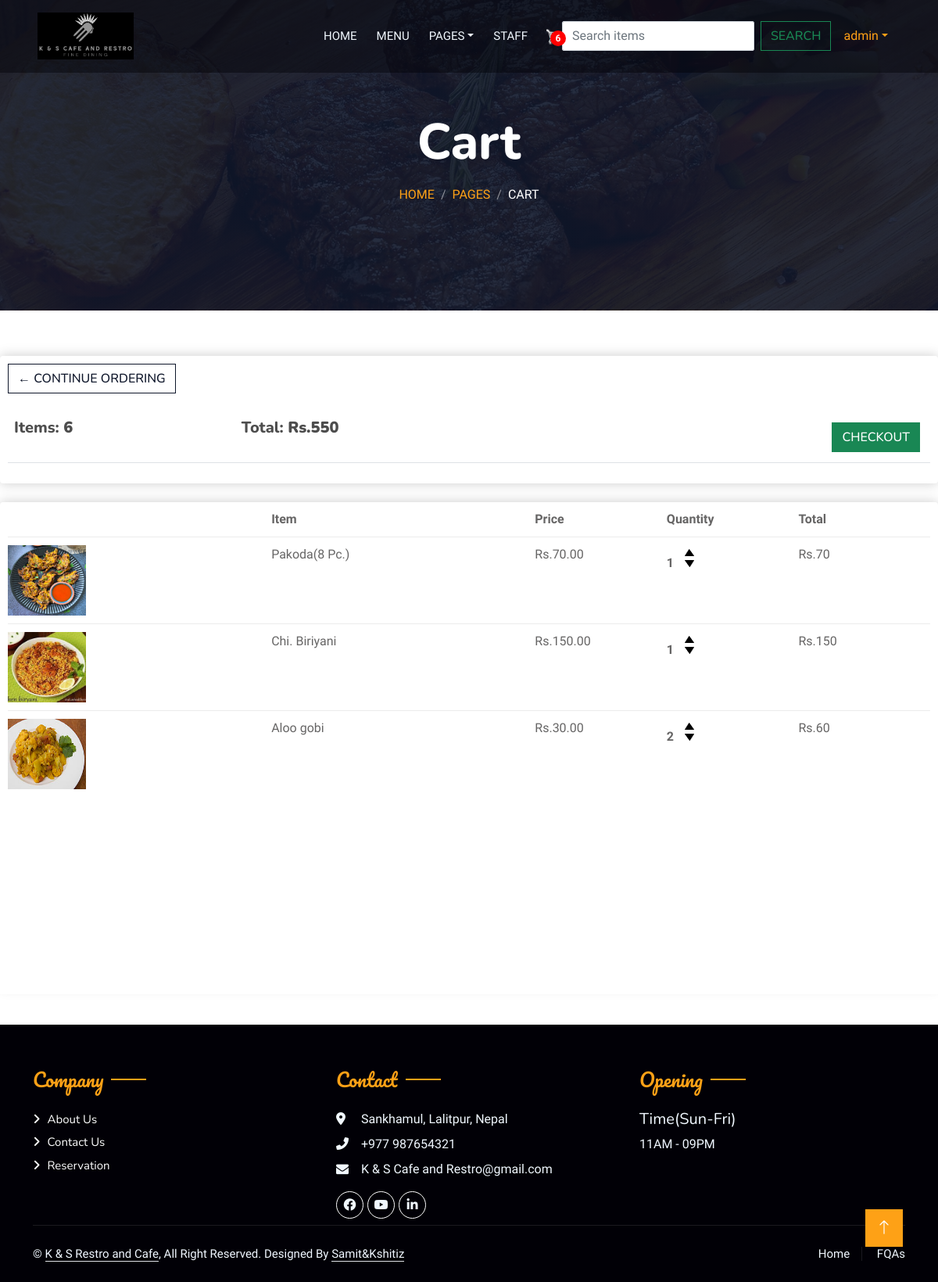
The app's page /cart/ (signed in), older data.
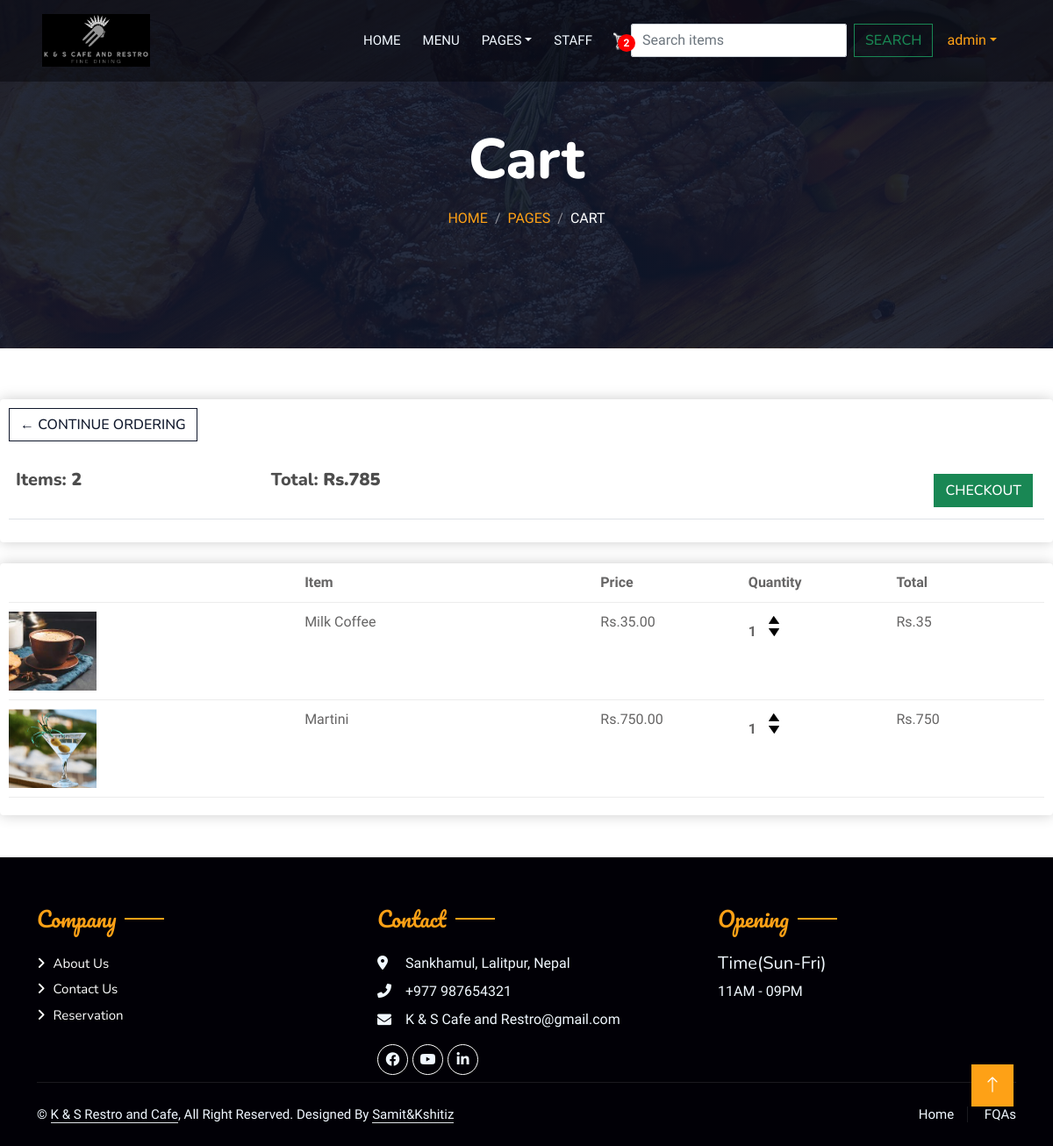
The same page, newer data.
### home/models.py (models this page shows, shortened)
class Order(models.Model):
    customer = models.ForeignKey(Customer, on_delete=models.SET_NULL, null=True, blank=True)
    date_ordered = models.DateTimeField(auto_now_add=True)
    complete = models.BooleanField(default=False)
    transaction_id = models.CharField(max_length=100, null=True)
    @property
    def get_cart_total(self):
        order_items = self.orderitem_set.all()
        total = sum(item.get_total for item in order_items)
        return total
    @property
    def get_cart_items(self):
        order_items = self.orderitem_set.all()
        total = sum(item.quantity for item in order_items)
        return total

class OrderItem(models.Model):
    user = models.OneToOneField(User, null=True, blank=True, on_delete=models.CASCADE)
    product = models.ForeignKey(Items, on_delete=models.SET_NULL, blank=True, null=True)
    order = models.ForeignKey(Order, on_delete=models.SET_NULL, null=True, blank=True)
    quantity = models.IntegerField(default=0, null=True, blank=True)
    date_added = models.DateTimeField(auto_now_add=True)
    @property
    def get_total(self):
        return self.quantity * self.product.price

class Items(models.Model):
    CATEGORY_CHOICES = [
        ('Food', 'Food'),
        ('Drinks', 'Drinks'),
    ]
    name = models.CharField(max_length=20)
    price = models.IntegerField()
    image = models.ImageField(null=True, blank=True, upload_to="images/")
    digital = models.BooleanField(default=False)
    date_added = models.DateTimeField(auto_now_add=True, null=True)
    category = models.CharField(max_length=10, choices=CATEGORY_CHOICES, default='Food')  # New field

### home/views.py (the view)
# urls.py: path("cart/", cart, name="cart"),
@login_required(login_url='login')
def cart(request):
    if request.user.is_authenticated:
        try:
            customer = request.user.customer
        except ObjectDoesNotExist:
            messages.error(request, "Customer account not found. Please contact support or register.")
            return redirect('index')
        order, created = Order.objects.get_or_create(customer=customer, complete=False)
        items = order.orderitem_set.all()
        cart_items = order.get_cart_items
    else:
        items, order, cart_items = get_cart_items_from_cookie(request)
    context = {"items": items, "order": order, "cart_items": cart_items}
    return render(request, 'cart.html', context)

### templates/cart.html (shortened to what this page needs)
{% extends 'base.html' %} {% load static %} {% block myblock %}
<div class="container-xxl py-5 bg-dark hero-header mb-5">
  <div class="container text-center my-5 pt-5 pb-4">
    <h1 class="display-3 text-white mb-3 animated slideInDown">Cart</h1>
    <nav aria-label="breadcrumb">
      <ol class="breadcrumb justify-content-center text-uppercase">
        <li class="breadcrumb-item"><a href="#">Home</a></li>
        <li class="breadcrumb-item"><a href="#">Pages</a></li>
        <li class="breadcrumb-item text-white active" aria-current="page">
          Cart
        </li>
      </ol>
    </nav>
  </div>
</div>
<div class="row">
  <div class="col-lg-12">
    <div class="box-element">
      <a class="btn btn-outline-dark" href="{% url 'menu' %}"
        >&#x2190; Continue Ordering</a
      ><br /><br />
      <table class="table">
        <tr>
          <th>
            <h5>Items: <strong>{{ order.get_cart_items }}</strong></h5>
          </th>
          <th>
            <h5>Total: <strong>Rs.{{ order.get_cart_total }}</strong></h5>
          </th>
          <th>
            <a
              class="btn btn-success"
              style="float: right; margin: 5px"
              href="{% url 'checkout' %}"
            >
              Checkout
            </a>
          </th>
        </tr>
      </table>
    </div>
    <br />
    <div class="box-element">
      <div class="cart-row">
        <div style="flex: 2"></div>
        <div style="flex: 2"><strong>Item</strong></div>
        <div style="flex: 1"><strong>Price</strong></div>
        <div style="flex: 1"><strong>Quantity</strong></div>
        <div style="flex: 1"><strong>Total</strong></div>
      </div>
      {% for item in items %}
      <div class="cart-row">
        {% if item.product.image %}
        <div style="flex: 2">
          <img
            class="row-image"
            src="{{ item.product.image.url }}"
            style="height: 90px"
          />
        </div>
        {% endif %}
        <div style="flex: 2">{{ item.product.name }}</div>
        <div style="flex: 1">Rs.{{ item.product.price|floatformat:2 }}</div>
        <div style="flex: 1">
          <p class="quantity">{{ item.quantity }}</p>
          <div class="quantity">
            <img
              data-product="{{ item.product.id }}"
              class="chg-quantity update-cart"
              data-action="add"
              src="{% static  'img/arrow-up.png' %}"
            />
            <img
              data-product="{{ item.product.id }}"
              class="chg-quantity update-cart"
              data-action="remove"
              src="{% static  'img/arrow-down.png' %}"
            />
          </div>
        </div>
        <div style="flex: 1">Rs.{{item.get_total }}</div>
      </div>
      {% endfor %}
    </div>
  </div>
</div>
{% endblock %}

### templates/base.html (shortened to what this page needs)
<!DOCTYPE html>
{% load static %}
<html lang="en">
  <head>
    <link
      rel="stylesheet"
      href="https://cdn.jsdelivr.net/npm/bootstrap-icons@1.10.5/font/bootstrap-icons.css"
    />
    <link
      href="https://cdnjs.cloudflare.com/ajax/libs/font-awesome/5.10.0/css/all.min.css"
      rel="stylesheet"
    />
    <link
      rel="stylesheet"
      href="https://cdnjs.cloudflare.com/ajax/libs/font-awesome/6.0.0-beta3/css/all.min.css"
    />
    <link href="{% static 'lib/animate/animate.min.css' %}" rel="stylesheet" />
    <link
      href="{% static 'lib/owlcarousel/assets/owl.carousel.min.css' %}"
      rel="stylesheet"
    />
    <link
      href="{% static 'lib/tempusdominus/css/tempusdominus-bootstrap-4.min.css' %}"
      rel="stylesheet"
    />
    <link
      href="{% static 'css/bootstrap.min.css' %}"
      type="text/css"
      rel="stylesheet"
    />
    <link
      href="{% static 'css/style.css' %}"
      type="text/css"
      rel="stylesheet"
    />
    <link href="{% static 'css/main.css' %}" type="text/css" rel="stylesheet" />
    <link
      href="{% static 'css/custom.css' %}"
      type="text/css"
      rel="stylesheet"
    />
    <link
      rel="stylesheet"
      href="https://cdnjs.cloudflare.com/ajax/libs/font-awesome/4.7.0/css/font-awesome.min.css"
    />
  </head>
  <body>
    <div class="container-xxl bg-white p-0">
      <div class="container-xxl position-relative p-0">
        <nav
          class="navbar navbar-expand-lg navbar-dark bg-dark px-4 px-lg-5 py-3 py-lg-0"
        >
          <a
            href="{% url 'index' %}"
            class="navbar-brand p-0 d-flex align-items-center"
          >
            <img
              src="{% static 'img/TrueLog.png' %}"
              alt="Logo"
              height="90"
              style="margin-right: 1px"
            />
          </a>
          <div class="collapse navbar-collapse" id="navbarCollapse">
            <div class="navbar-nav ms-auto py-0 pe-4">
              <a href="{% url 'index' %}" class="nav-item nav-link">Home</a>
              <a href="{% url 'menu' %}" class="nav-item nav-link">Menu</a>
              <div class="nav-item dropdown">
                <a
                  href="#"
                  class="nav-link dropdown-toggle"
                  data-bs-toggle="dropdown"
                  >Pages</a
                >
              </div>
              <a href="{% url 'staff_page' %}" class="nav-item nav-link"
                >Staff</a
              >
            </div>
            <a
              href="{% url 'cart' %}"
              style="position: relative; display: inline-block"
            >
              <p id="cart-total">{{ cart_items }}</p>
            </a>
            <form
              class="d-flex"
              role="search"
              action="{% url 'search_items' %}"
              method="GET"
            >
              <input
                class="form-control me-2"
                name="q"
                type="search"
                placeholder="Search items"
                aria-label="Search"
              />
              <button class="btn btn-outline-success" type="submit">
                Search
              </button>
            </form>
            <div class="nav-item dropdown">
              <a
                href="#"
                class="nav-link dropdown-toggle"
                data-bs-toggle="dropdown"
                >{{ request.user }}</a
              >
            </div>
          </div>
        </nav>
      </div>
      {% block myblock %} {% endblock %}
      <div
        class="container-fluid bg-light text-light footer pt-5 mt-5 wow fadeIn"
        data-wow-delay="0.1s"
      >
        <div class="container py-2">
          <div class="row g-5">
            <div class="col-md-4">
              <h4
                class="section-title ff-secondary text-start text-primary fw-normal mb-4"
              >
                Company
              </h4>
              <a class="btn btn-link" href="{% url 'about' %}">About Us</a>
              <a class="btn btn-link" href="{% url 'contact' %}">Contact Us</a>
              <a class="btn btn-link" href="{% url 'booking' %}">Reservation</a>
            </div>
            <div class="col-md-4">
              <h4
                class="section-title ff-secondary text-start text-primary fw-normal mb-4"
              >
                Contact
              </h4>
              <p class="mb-2">
                <i class="fa fa-map-marker-alt me-3"></i> Sankhamul, Lalitpur,
                Nepal
              </p>
              <p class="mb-2">
                <i class="fa fa-phone-alt me-3"></i>+977 987654321
              </p>
              <p class="mb-2">
                <i class="fa fa-envelope me-3"></i>K & S Cafe and
                Restro@gmail.com
              </p>
              <div class="d-flex pt-2">
                <a class="btn btn-outline-light btn-social" href=""
                  ><i class="fab fa-facebook-f"></i
                ></a>
                <a class="btn btn-outline-light btn-social" href=""
                  ><i class="fab fa-youtube"></i
                ></a>
                <a class="btn btn-outline-light btn-social" href=""
                  ><i class="fab fa-linkedin-in"></i
                ></a>
              </div>
            </div>
            <div class="col-md-4">
              <h4
                class="section-title ff-secondary text-start text-primary fw-normal mb-4"
              >
                Opening
              </h4>
              <h5 class="text-light fw-normal">Time(Sun-Fri)</h5>
              <p>11AM - 09PM</p>
            </div>
          </div>
        </div>
        <div class="container">
          <div class="copyright">
            <div class="row">
              <div class="col-md-6 text-center text-md-start mb-3 mb-md-0">
                &copy;
                <a class="border-bottom" href="#">K & S Restro and Cafe</a>, All
                Right Reserved. Designed By
                <a class="border-bottom" href="https://htmlcodex.com"
                  >Samit&Kshitiz</a
                >
              </div>
              <div class="col-md-6 text-center text-md-end">
                <div class="footer-menu">
                  <a href="{% url 'index' %}">Home</a>
                  <a href="{% url 'contact' %}">FQAs</a>
                </div>
              </div>
            </div>
          </div>
        </div>
      </div>
      <a href="#" class="btn btn-lg btn-primary btn-lg-square back-to-top"
        ><i class="bi bi-arrow-up"></i
      ></a>
    </div>
  </body>
</html>

### static/css/style.css (style rules this page uses)
:root { --primary: #FEA116; --light: #F1F8FF; --dark: #0F172B; }
.ff-secondary { font-family: 'Pacifico', cursive; }
.back-to-top { position: fixed; display: none; right: 45px; bottom: 45px; z-index: 99; }
.btn { font-family: 'Nunito', sans-serif; font-weight: 500; text-transform: uppercase; transition: .5s; }
.btn.btn-primary, .btn.btn-secondary { color: #FFFFFF; }
.btn-lg-square { width: 48px; height: 48px; }
.btn-square, .btn-sm-square, .btn-lg-square { padding: 0; display: flex; align-items: center; justify-content: center; font-weight: normal; border-radius: 2px; }
.navbar-dark .navbar-nav .nav-link { position: relative; margin-left: 25px; padding: 35px 0; font-size: 15px; color: var(--light) !important; text-transform: uppercase; font-weight: 500; outline: none; transition: .5s; }
.navbar-dark .navbar-brand img { max-height: 60px; transition: .5s; }
@media (min-width: 992px) { .navbar-dark { position: absolute; width: 100%; top: 0; left: 0; z-index: 999; background: transparent !important; } }
.hero-header { background: linear-gradient(rgba(15, 23, 43, .9), rgba(15, 23, 43, .9)), url(../img/bg-hero.jpg); background-position: center center; background-repeat: no-repeat; background-size: cover; }
.breadcrumb-item + .breadcrumb-item::before { color: rgba(255, 255, 255, .5); }
.section-title { position: relative; display: inline-block; }
.section-title::before { position: absolute; content: ""; width: 45px; height: 2px; top: 50%; left: -55px; margin-top: -1px; background: var(--primary); }
.section-title::after { position: absolute; content: ""; width: 45px; height: 2px; top: 50%; right: -55px; margin-top: -1px; background: var(--primary); }
.section-title.text-start::before, .section-title.text-end::after { display: none; }
.footer .btn.btn-social { margin-right: 5px; width: 35px; height: 35px; display: flex; align-items: center; justify-content: center; color: var(--light); border: 1px solid #FFFFFF; border-radius: 35px; transition: .3s; }
.footer .btn.btn-link { display: block; margin-bottom: 5px; padding: 0; text-align: left; color: #FFFFFF; font-size: 15px; font-weight: normal; text-transform: capitalize; transition: .3s; }
.footer .btn.btn-link::before { position: relative; content: "\f105"; font-family: "Font Awesome 5 Free"; font-weight: 900; margin-right: 10px; }
.footer .copyright { padding: 25px 0; font-size: 15px; border-top: 1px solid rgba(256, 256, 256, .1); }
.footer .copyright a { color: var(--light); }
.footer .footer-menu a { margin-right: 15px; padding-right: 15px; border-right: 1px solid rgba(255, 255, 255, .1); }
.footer .footer-menu a:last-child { margin-right: 0; padding-right: 0; border-right: none; }

### static/css/main.css (style rules this page uses)
body { background-color: hsl(0, 0%, 98%); }
h1,h2,h3,h4,h5,h6 { color:hsl(0, 0%, 30%); }
.box-element { box-shadow:hsl(0, 0%, 80%) 0 0 16px; background-color: #fff; border-radius: 4px; padding: 10px; }
.bg-dark { background-color: #0100066b!important; }
.bg-light { background-color: #010006!important; }
#cart-total { display: inline-block; text-align: center; color: #fff; background-color: red; width: 20px; height: 20px; border-radius: 50%; font-size: 12px; line-height: 20px; position: absolute; top: 5px; right: -5px; font-weight: bold; }
.col-lg-4, .col-lg-6, .col-lg-8, .col-lg-12 { margin-top: 10px; }
.btn { border-radius: 0; }
.row-image { width: 100px; }
.cart-row { display: flex; align-items: flex-stretch; padding-bottom: 10px; margin-bottom: 10px; border-bottom: 1px solid #ececec; }
.quantity { display: inline-block; font-weight: 700; padding-right:10px; }
.chg-quantity { width: 12px; cursor: pointer; display: block; margin-top: 5px; transition:.1s; }

Row changes from the older to the newer data that the page shows:
removed OrderItem: product.image (picture), product.name "Pakoda(8 Pc.)", product.price "70.00", quantity "1", get_total "70"
removed OrderItem: product.image (picture), product.name "Chi. Biriyani", product.price "150.00", quantity "1", get_total "150"
removed OrderItem: product.image (picture), product.name "Aloo gobi", product.price "30.00", quantity "2", get_total "60"
removed OrderItem: product.image (picture)
removed OrderItem: product.image (picture)
computed for Order: get_cart_items "6" → "2"; get_cart_total "550" → "785"
added OrderItem: product.image (picture), product.name "Milk Coffee", product.price "35.00", quantity "1", get_total "35"
added OrderItem: product.image (picture), product.name "Martini", product.price "750.00", quantity "1", get_total "750"
Text that changed along with them:
{{ cart_items }}: "6" → "2"
